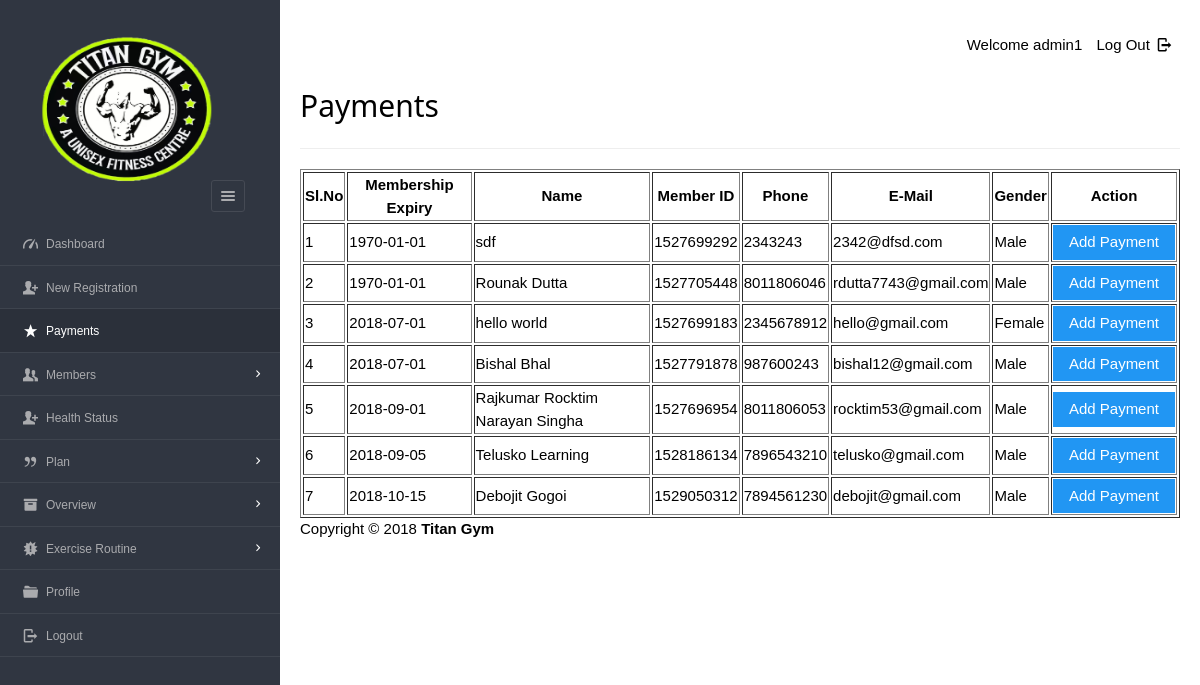
Before: /Files/dashboard/admin/payments.php (signed in) with the older database file.
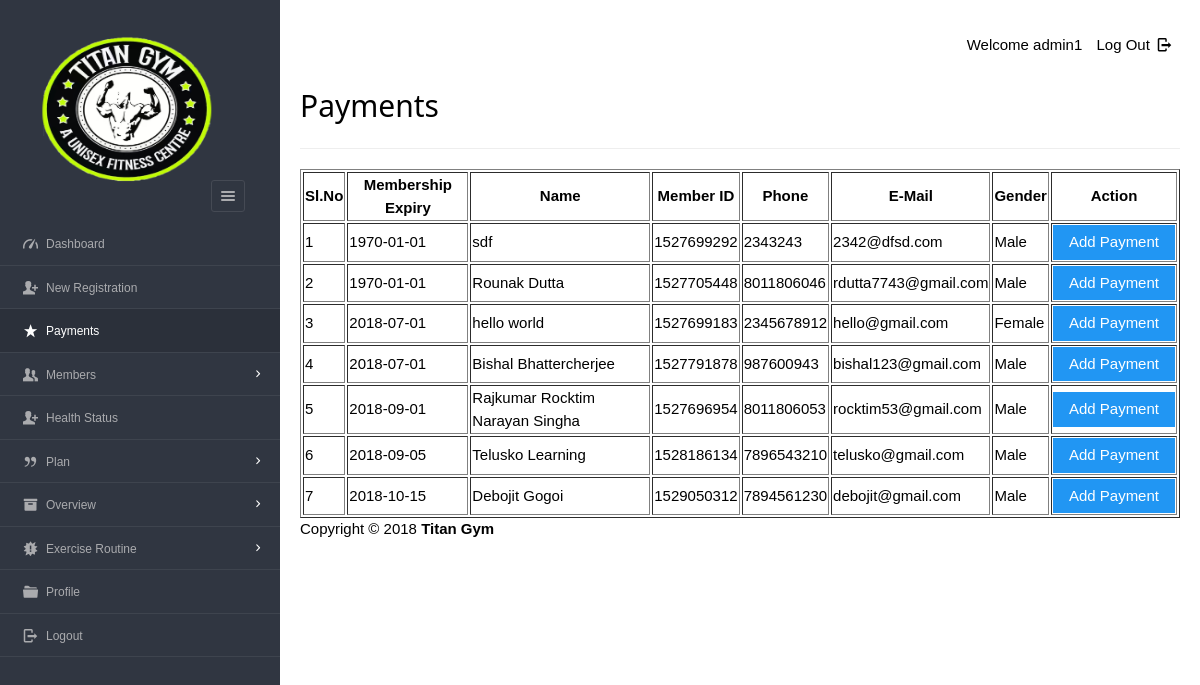
After: the same page with the newer database file.
### tables this page shows
CREATE TABLE `users`  (
  `userid` varchar(20) NOT NULL,
  `username` varchar(40) NOT NULL,
  `gender` varchar(8) NOT NULL,
  `mobile` varchar(20) NOT NULL,
  `email` varchar(20) NOT NULL,
  `dob` varchar(10) NOT NULL,
  `joining_date` varchar(10) NOT NULL,
  PRIMARY KEY (`userid`) USING BTREE,
  UNIQUE INDEX `email`(`email`) USING BTREE,
  INDEX `userid`(`userid`) USING BTREE
);

### Files/dashboard/admin/payments.php (the view, shortened to what this page needs)
<?php
require '../../include/db_conn.php';
?>
<!DOCTYPE html>
<html lang="en">
<head>
    <link rel="stylesheet" href="../../css/style.css"  id="style-resource-5">
    <link rel="stylesheet" href="../../css/dashMain.css">
    <link rel="stylesheet" type="text/css" href="../../css/entypo.css">
    <link href="a1style.css" type="text/css" rel="stylesheet">
</head>
      <body class="page-body  page-fade" onload="collapseSidebar()">
    	<div class="page-container sidebar-collapsed" id="navbarcollapse">
		<div class="sidebar-menu">
			<header class="logo-env">
			<div class="logo">
				<a href="main.php">
					<img src="../../images/logo.png" alt="" width="192" height="80" />
				</a>
			</div>
					<div class="sidebar-collapse" onclick="collapseSidebar()">
				<a href="#" class="sidebar-collapse-icon with-animation">
					<i class="entypo-menu"></i>
				</a>
			</div>
			</header>
    		<?php include('nav.php'); ?>
    	</div>
    		<div class="main-content">
				<div class="row">
					<div class="col-md-6 col-sm-8 clearfix">
					</div>
					<div class="col-md-6 col-sm-4 clearfix hidden-xs">
						<ul class="list-inline links-list pull-right">
							<li>Welcome <?php echo $_SESSION['full_name']; ?>
							</li>
							<li>
								<a href="logout.php">
									Log Out <i class="entypo-logout right"></i>
								</a>
							</li>
						</ul>
					</div>
				</div>
		<h2>Payments</h2>
		<hr />
		<table class="table table-bordered datatable" id="table-1" border=1>
			<thead>
				<tr>
					<th>Sl.No</th>
					<th>Membership Expiry</th>
					<th>Name</th>
					<th>Member ID</th>
					<th>Phone</th>
					<th>E-Mail</th>
					<th>Gender</th>
					<th>Action</th>
				</tr>
			</thead>
				<tbody>
				<?php
					$query  = "select * from enrolls_to where renewal='yes' ORDER BY expire";
					$result = mysqli_query($con, $query);
					$sno    = 1;
					if (mysqli_affected_rows($con) != 0) {
					    while ($row = mysqli_fetch_array($result, MYSQLI_ASSOC)) {
					        $uid   = $row['uid'];
					        $planid=$row['pid'];
					        $query1  = "select * from users WHERE userid='$uid'";
					        $result1 = mysqli_query($con, $query1);
					        if (mysqli_affected_rows($con) == 1) {
					            while ($row1 = mysqli_fetch_array($result1, MYSQLI_ASSOC)) {
					                 echo "<tr><td>".$sno."</td>";
					                echo "<td>" . $row['expire'] . "</td>";
					                echo "<td>" . $row1['username'] . "</td>";
					                echo "<td>" . $row1['userid'] . "</td>";
					                echo "<td>" . $row1['mobile'] . "</td>";
					                echo "<td>" . $row1['email'] . "</td>";
					                echo "<td>" . $row1['gender'] . "</td>";
					                $sno++;
					                echo "<td><form action='make_payments.php' method='post'><input type='hidden' name='userID' value='" . $uid . "'/>
					                <input type='hidden' name='planID' value='" . $planid . "'/><input type='submit' class='a1-btn a1-blue' value='Add Payment ' class='btn btn-info'/></form></td></tr>";
					                $uid = 0;
					            }
					        }
					    }
					}
					?>
				</tbody>
		</table>
			<?php include('footer.php'); ?>
    	</div>
    </body>
</html>

Changed rows visible on the page:
changed users id 1527791878: username "Bishal Bhal" → "Bishal Bhattercherjee"; mobile "987600243" → "987600943"; email "bishal12@gmail.com" → "bishal123@gmail.com"
